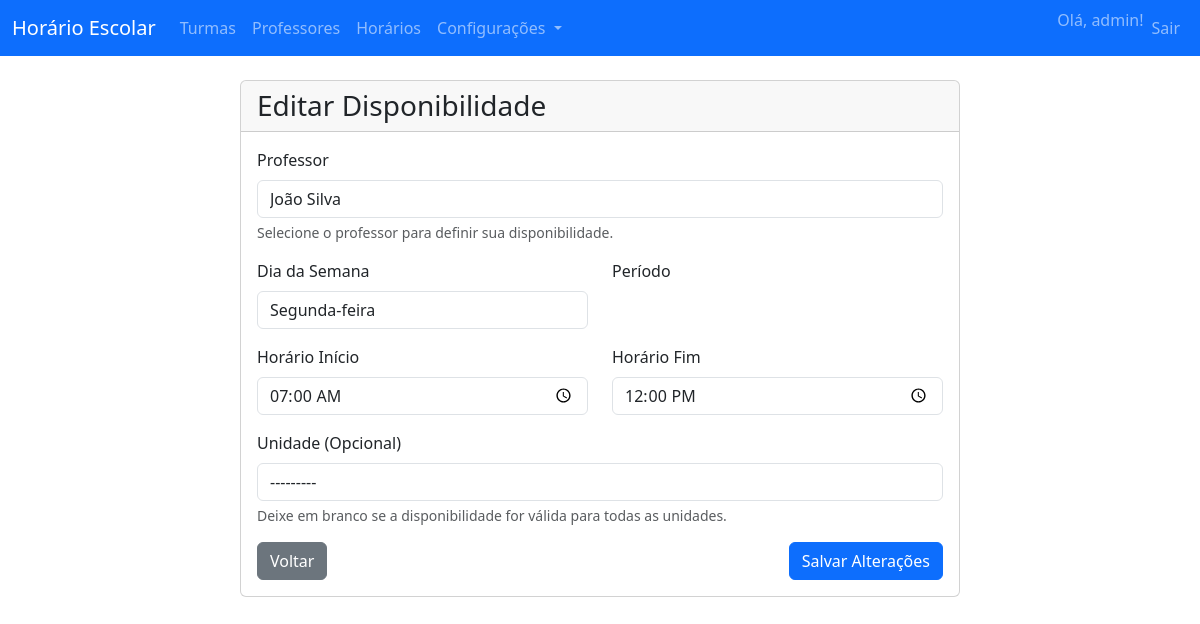
Page /disponibilidades/1/editar/ (signed in) on the committed database.
### core/models.py (models this page shows, shortened)
class DisponibilidadeProfessor(models.Model):
	professor = models.ForeignKey(Professor, on_delete=models.CASCADE)
	dia_semana = models.CharField(max_length=10, choices=Horario.DIAS_SEMANA)
	horario_inicio = models.TimeField()
	horario_fim = models.TimeField()
	unidade = models.ForeignKey(Unidade, on_delete=models.CASCADE, null=True, blank=True)

### core/views.py (the view)
# urls.py: path('disponibilidades/<int:pk>/editar/', views.editar_disponibilidade, name='editar_disponibilidade'),
@login_required
def editar_disponibilidade(request, pk):
	from .models import DisponibilidadeProfessor
	from .forms import DisponibilidadeProfessorForm
	disponibilidade = get_object_or_404(DisponibilidadeProfessor, pk=pk)
	if request.method == 'POST':
		form = DisponibilidadeProfessorForm(request.POST, instance=disponibilidade)
		if form.is_valid():
			form.save()
			messages.success(request, 'Disponibilidade atualizada com sucesso!')
			return redirect('lista_disponibilidades')
	else:
		form = DisponibilidadeProfessorForm(instance=disponibilidade)
	return render(request, 'core/editar_disponibilidade.html', {
		'form': form,
		'disponibilidade': disponibilidade,
	})

### core/forms.py
class DisponibilidadeProfessorForm(forms.ModelForm):
    class Meta:
        model = DisponibilidadeProfessor
        fields = ['professor', 'dia_semana', 'horario_inicio', 'horario_fim', 'unidade']
        widgets = {
            'professor': forms.Select(attrs={'class': 'form-control'}),
            'dia_semana': forms.Select(attrs={'class': 'form-control'}),
            'horario_inicio': forms.TimeInput(attrs={'class': 'form-control', 'type': 'time'}),
            'horario_fim': forms.TimeInput(attrs={'class': 'form-control', 'type': 'time'}),
            'unidade': forms.Select(attrs={'class': 'form-control'}),
        }

### core/models.py (called while the page is built)
	def __str__(self):
		return self.nome

### core/templates/core/editar_disponibilidade.html (shortened to what this page needs)
{% extends 'core/base.html' %}
{% block content %}
<div class="container mt-4">
    <div class="row">
        <div class="col-md-8 offset-md-2">
            <div class="card">
                <div class="card-header">
                    <h3 class="card-title mb-0">
                         Editar Disponibilidade
                    </h3>
                </div>
                <div class="card-body">
                    <form method="post">
                        <div class="mb-3">
                            <label for="{{ form.professor.id_for_label }}" class="form-label">
                                Professor
                            </label>
                            {{ form.professor }}
                            <div class="form-text">Selecione o professor para definir sua disponibilidade.</div>
                        </div>
                        <div class="row">
                            <div class="col-md-6">
                                <div class="mb-3">
                                    <label for="{{ form.dia_semana.id_for_label }}" class="form-label">
                                        Dia da Semana
                                    </label>
                                    {{ form.dia_semana }}
                                </div>
                            </div>
                            <div class="col-md-6">
                                <div class="mb-3">
                                    <label for="{{ form.periodo.id_for_label }}" class="form-label">
                                        Período
                                    </label>
                                </div>
                            </div>
                        </div>
                        <div class="row">
                            <div class="col-md-6">
                                <div class="mb-3">
                                    <label for="{{ form.horario_inicio.id_for_label }}" class="form-label">
                                        Horário Início
                                    </label>
                                    {{ form.horario_inicio }}
                                </div>
                            </div>
                            <div class="col-md-6">
                                <div class="mb-3">
                                    <label for="{{ form.horario_fim.id_for_label }}" class="form-label">
                                        Horário Fim
                                    </label>
                                    {{ form.horario_fim }}
                                </div>
                            </div>
                        </div>
                        <div class="mb-3">
                            <label for="{{ form.unidade.id_for_label }}" class="form-label">
                                Unidade (Opcional)
                            </label>
                            {{ form.unidade }}
                            <div class="form-text">Deixe em branco se a disponibilidade for válida para todas as unidades.</div>
                        </div>
                        <div class="d-flex justify-content-between">
                            <a href="{% url 'lista_disponibilidades' %}" class="btn btn-secondary">
                                 Voltar
                            </a>
                            <button type="submit" class="btn btn-primary">
                                 Salvar Alterações
                            </button>
                        </div>
                    </form>
                </div>
            </div>
        </div>
    </div>
</div>
{% endblock %}

### core/templates/core/base.html (shortened to what this page needs)
<!DOCTYPE html>
<html lang="pt-br">
<head>
    <link href="https://cdn.jsdelivr.net/npm/bootstrap@5.3.0/dist/css/bootstrap.min.css" rel="stylesheet">
</head>
<body>
    <nav class="navbar navbar-expand-lg navbar-dark bg-primary mb-4">
      <div class="container-fluid">
        <a class="navbar-brand" href="/">Horário Escolar</a>
        <div class="collapse navbar-collapse">
          <ul class="navbar-nav me-auto mb-2 mb-lg-0">
            <li class="nav-item"><a class="nav-link" href="{% url 'lista_turmas' %}">Turmas</a></li>
            <li class="nav-item"><a class="nav-link" href="{% url 'lista_professores' %}">Professores</a></li>
            <li class="nav-item"><a class="nav-link" href="{% url 'lista_horarios' %}">Horários</a></li>
            <li class="nav-item dropdown">
              <a class="nav-link dropdown-toggle" href="#" id="navbarDropdown" role="button" data-bs-toggle="dropdown" aria-expanded="false">
                Configurações
              </a>
            </li>
          </ul>
          <ul class="navbar-nav">
            {% if user.is_authenticated %}
              <li class="nav-item"><span class="navbar-text">Olá, {{ user.username }}!</span></li>
              <li class="nav-item"><a class="nav-link" href="{% url 'logout' %}">Sair</a></li>
            {% else %}
              <li class="nav-item"><a class="nav-link" href="{% url 'login' %}">Entrar</a></li>
            {% endif %}
          </ul>
        </div>
      </div>
    </nav>
    <div class="container">
        {% block content %}{% endblock %}
    </div>
</body>
</html>

### rows in the picture
DisponibilidadeProfessor: professor "João Silva", dia_semana "Segunda-feira", horario_inicio "07:00:00", horario_fim "12:00:00", unidade "---------"

### other values in the picture
{{ user.username }} "admin"
